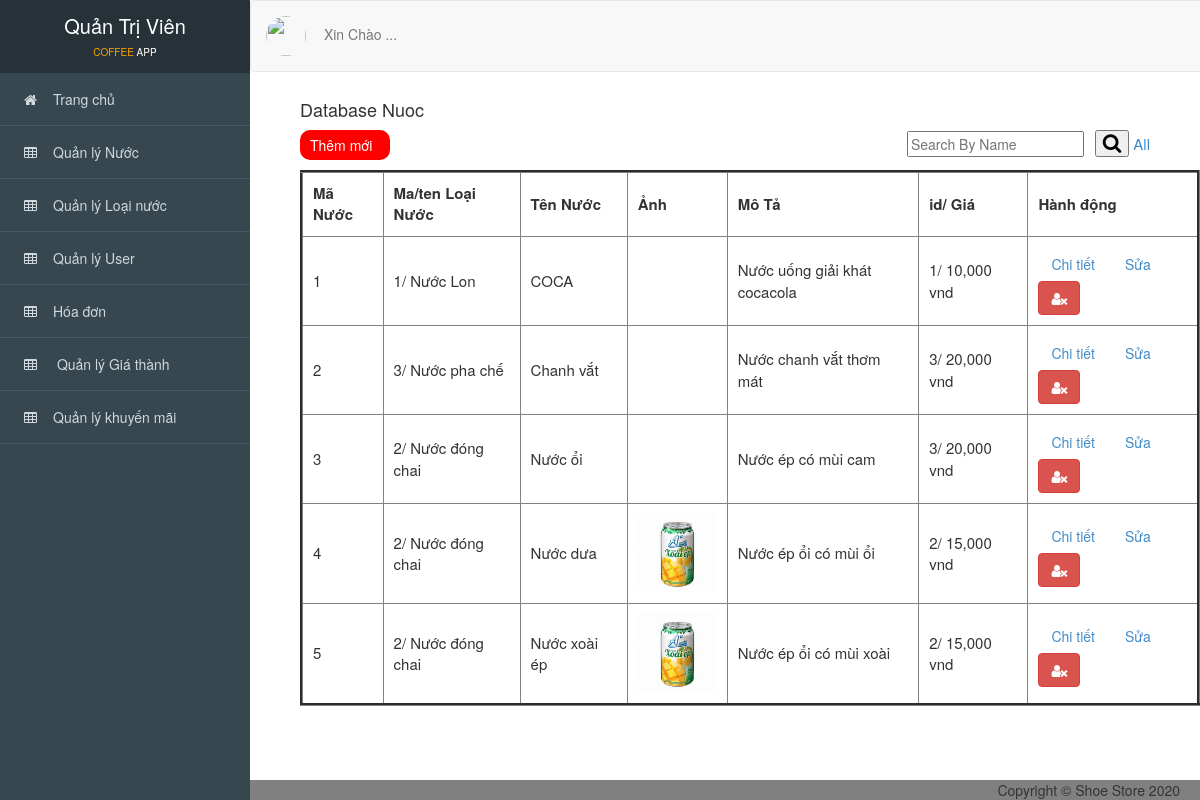
/Admin/index.php?action=nuoc, run on the app's committed database.
### tables this page shows
CREATE TABLE `nuoc` (
  `idNuoc` int(11) NOT NULL,
  `idLoaiNuoc` int(11) NOT NULL,
  `tenNuoc` varchar(255) NOT NULL,
  `hinhanh` varchar(255) NOT NULL,
  `mota` varchar(255) NOT NULL,
  `idGiaThanh` int(11) NOT NULL
);

CREATE TABLE `loainuoc` (
  `idLoaiNuoc` int(11) NOT NULL,
  `tenLN` varchar(255) NOT NULL
);

CREATE TABLE `giathanh` (
  `idGiaThanh` int(11) NOT NULL,
  `GiaNiemYet` double NOT NULL,
  `idKM` int(11) NOT NULL
);

### Admin/controller_admin/quanlynuoc.php (called while the page is built, shortened)
<?php
    require_once('./model_admin/nuoc.php');
    class nuocController
    {
    	var $nuoc_controller;
    	public function __construct()
    	{
    		$this->nuoc_controller = new nuoc();
    	}
    	public function list()
    	{
            if(isset($_POST['timkiem'])){
                $timkiem = $_POST['timkiem'];
                $data = $this->nuoc_controller->timkiem($timkiem);
            }else{
                $data = $this->nuoc_controller->all();
            }
    		require_once('views_admin/index.php');
    	}
       }
?>

### Admin/model_admin/ketnoi.php (called while the page is built, shortened)
<?php
    class ketnoi
    {
    	function __construct()
    	{
    		$host = "localhost";
    		$username ="root";
    		$password = "";
    		$dbname = "coffe_app";
    		$this->connect = new mysqli($host,$username,$password,$dbname);
    	}
    }
?>

### Admin/model_admin/nuoc.php (called while the page is built, shortened)
<?php
    require_once('ketnoi.php');
    class nuoc
    {
    	var $conn;
    	function __construct()
    	{
    		$connect_obj = new ketnoi();
            $this->conn = $connect_obj->connect;
    	}
    	function all()
    	{
    		$query = "SELECT * FROM nuoc
                        INNER JOIN loainuoc
                        ON nuoc.idLoaiNuoc = loainuoc.idLoaiNuoc
                        INNER JOIN giathanh
                        ON nuoc.idGiaThanh = giathanh.idGiaThanh
                        ORDER BY idNuoc";
    		$result = $this->conn->query($query);
    		$data = array();
    		while ($row = $result->fetch_assoc()) {
       		   $data[] = $row;
    		}
    		return $data;
    	}
}
?>

### Admin/views_admin/nuoc/Quanlynuoc.php (the view)
<div id="viewport">
<div class="container-fluid" id="noidung">
      <h4>Database Nuoc</h4>
      <a class="pull-left themmoi" href="?action=them_giaodien"> Thêm mới</a>
      <div class="search_box pull-right" style="margin-right: 50px; margin-top: 0px;">
        <form method="POST" action="?action=nuoc">
          <input type="text" placeholder="Search By Name" name="timkiem">&ensp;
          <button type="submit"><i class="fa fa-search"></i></button>
          <a href="?action=nuoc" style="font-size: 15px;">All</a>
        </form>
      </div>
      <br>
      <br>
      <table border="3" cellpadding="10" style="font-size: 15px;">
          <thead>
               <tr>
                  <th>Mã Nước</th>
                  <th class="theadd">Ma/ten Loại Nước</th>
                  <th class="theadd">Tên Nước</th>
                  <th class="theadd">Ảnh</th>
                  <th class="theadd">Mô Tả</th>
                  <th class="theadd">id/ Giá</th>
                  <th>Hành động</th>
               </tr>
          </thead>
          <tbody>
              <?php foreach ($data as $row) { ?>
              <tr>
                  <td scope="row"><?= $row['idNuoc'] ?></td>
                  <td><?= $row['idLoaiNuoc']?>/ <?= $row['tenLN'] ?></td>
                  <td><?= $row['tenNuoc'] ?></td>
                  <td style="width: 100px;">
                    <img style="width: 100%;" src="public_admin/image/nuoc/<?= $row['hinhanh'] ?>" alt="">
                  </td>
                  <td><?= $row['mota'] ?></td>
                  <td><?= $row['idGiaThanh'] ?>/ <?= number_format($row['GiaNiemYet']) ?> vnd</td>
                  <td>
                      <a href="?action=xemnuoc&id=<?= $row['idNuoc'] ?>" type="button" class="btn btn-light">Chi tiết</a>
                      <a href="?action=edit&id=<?= $row['idNuoc'] ?>" type="button" class="btn  btn-light">Sửa</a>
                      <a href="?action=xoanuoc&id=<?= $row['idNuoc'] ?>" onclick="return confirm('Bạn có thật sự muốn xóa ?');" type="button" class="btn btn-danger"title="Xóa người dùng">
                        <i class="fa fa-user-times"></i></a>
                        <br>
                  </td>
              </tr>
              <?php } ?>
          </tbody>
      </table>
      <br>
      <br>
      <br>
</div>
</div>

### Admin/public_admin/css/style.css (style rules this page uses)
div.search_box { margin-top: 21px; }
i.fa-search { font-size: 20px; }
body { overflow-x: hidden; font-family: 'Roboto', sans-serif; font-size: 16px; }
#viewport { padding-left: 250px; -webkit-transition: all 0.5s ease; -moz-transition: all 0.5s ease; -o-transition: all 0.5s ease; transition: all 0.5s ease; }
#noidung { padding-top: 90px; padding-left: 50px; background-color: white; }
th.theadd { min-width: 100px; max-width: 170px; }
a.themmoi { height: 30px; width: 90px; background-color: red; color:white; padding: 5px 10px 5px; border-radius: 10px; }

### data on the page
nuoc: idNuoc "1", idLoaiNuoc.idLoaiNuoc "1", idLoaiNuoc.tenLN "Nước Lon", tenNuoc "COCA", mota "Nước uống giải khát cocacola", idGiaThanh.idGiaThanh "1", idGiaThanh.GiaNiemYet "10,000"
nuoc: idNuoc "2", idLoaiNuoc.idLoaiNuoc "3", idLoaiNuoc.tenLN "Nước pha chế", tenNuoc "Chanh vắt", mota "Nước chanh vắt thơm mát", idGiaThanh.idGiaThanh "3", idGiaThanh.GiaNiemYet "20,000"
nuoc: idNuoc "3", idLoaiNuoc.idLoaiNuoc "2", idLoaiNuoc.tenLN "Nước đóng chai", tenNuoc "Nước ổi", mota "Nước ép có mùi cam", idGiaThanh.idGiaThanh "3", idGiaThanh.GiaNiemYet "20,000"
nuoc: idNuoc "4", idLoaiNuoc.idLoaiNuoc "2", idLoaiNuoc.tenLN "Nước đóng chai", tenNuoc "Nước dưa", hinhanh (picture), mota "Nước ép ổi có mùi ổi", idGiaThanh.idGiaThanh "2", idGiaThanh.GiaNiemYet "15,000"
nuoc: idNuoc "5", idLoaiNuoc.idLoaiNuoc "2", idLoaiNuoc.tenLN "Nước đóng chai", tenNuoc "Nước xoài ép", hinhanh (picture), mota "Nước ép ổi có mùi xoài", idGiaThanh.idGiaThanh "2", idGiaThanh.GiaNiemYet "15,000"
